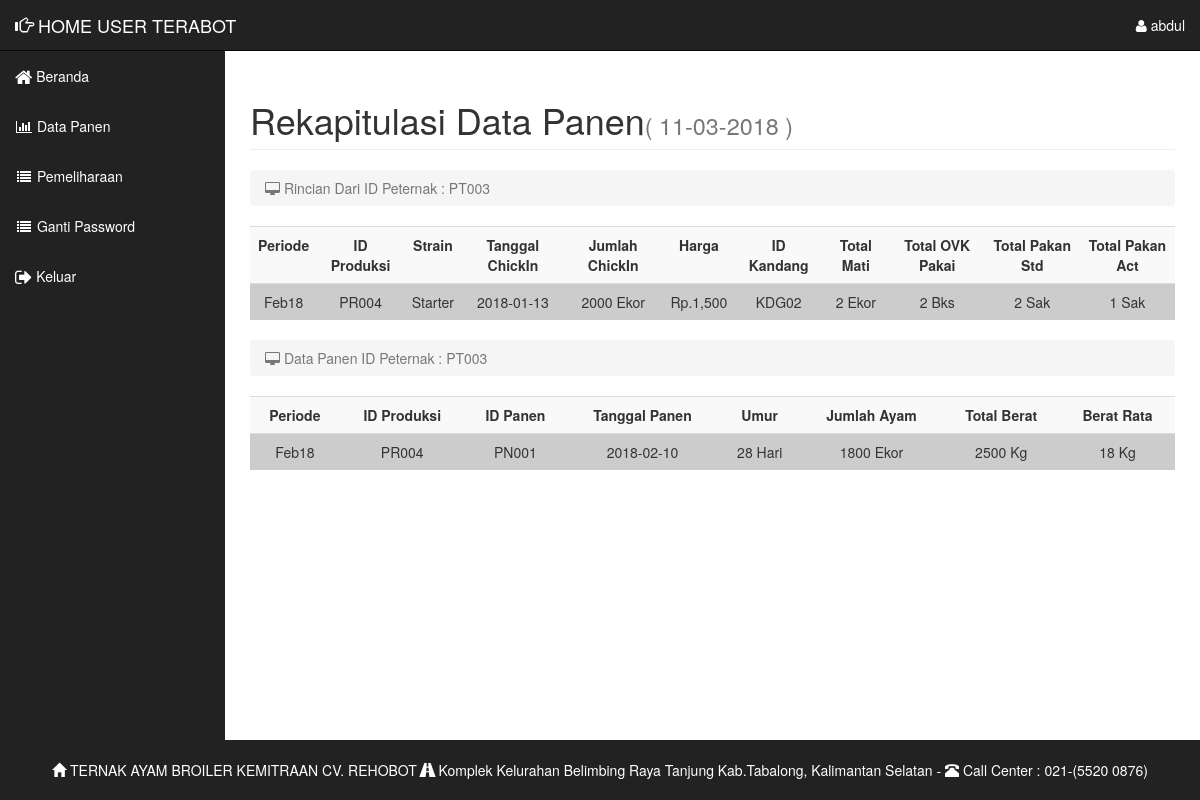
Page /user/laporan.php (signed in) on the committed database.
### tables this page shows
CREATE TABLE `tbpenyerahanbibit` (
  `IDProduksi` varchar(6) NOT NULL,
  `IDPeternak` varchar(6) NOT NULL,
  `IDSupplier` varchar(6) NOT NULL,
  `Strain` varchar(10) NOT NULL,
  `TanggalChickIn` date NOT NULL,
  `JumlahChickIn` varchar(11) NOT NULL,
  `Harga` varchar(20) NOT NULL,
  `Periode` varchar(15) NOT NULL,
  `KondisiChickIn` varchar(15) NOT NULL,
  `IDDataKandang` varchar(6) NOT NULL
);

CREATE TABLE `tbpanen` (
  `IDPanen` varchar(6) NOT NULL,
  `IDProduksi` varchar(6) NOT NULL,
  `TanggalPengiriman` date NOT NULL,
  `Umur` varchar(3) NOT NULL,
  `JumlahAyam` varchar(10) NOT NULL,
  `TotalBerat` varchar(10) NOT NULL,
  `BeratRata` varchar(10) NOT NULL,
  `NamaPembeli` varchar(25) NOT NULL
);

### user/library.php (called while the page is built)
<?php
	function IndonesiaTgl($tanggal)
	{date_default_timezone_set('Asia/jakarta');
		$tgl = substr($tanggal, 8, 2);
		$bln = substr($tanggal, 5, 2);
		$tahun = substr($tanggal, 0, 4);
		$tanggal = "$tgl-$bln-$tahun";
		return $tanggal;
	}
?>

### user/laporan.php (the view, shortened to what this page needs)
<?php
include 'header.php';
include '../conn.php';?>
<div id="page-wrapper">
<div class="container-fluid">
                <div class="row">
                <div class="col-lg-12">
	 <h1 class="page-header">Rekapitulasi Data Panen<small>( <?php echo IndonesiaTgl(date('Y-m-d'));?> )</small></h1>
				<ol class="breadcrumb">
                <li class="active">
                <i class="fa fa-desktop"></i> Rincian Dari ID Peternak : <?php echo $_SESSION['IDPengguna']?> </a></li>
                </ol>
                </div>
                </div>
				<div class="dataTable_wrapper">
<div class="table-responsive">
  <table class="table table-striped table-hover" bgcolor="#CCCCCC">
    <tr align="center">
   <th>Periode</th>
	  <th>ID Produksi</th>
	  <th>Strain</th>
	  <th>Tanggal ChickIn</th>
	  <th>Jumlah ChickIn</th>
      <th>Harga</th>
	   <th>ID Kandang</th>
	  <th>Total Mati</th>
	   <th>Total OVK Pakai</th>
	    <th>Total Pakan Std</th>
		 <th>Total Pakan Act</th>
    </tr>
    <?php
	$sql= mysqli_query ($koneksi, "SELECT `tbpenyerahanbibit` .* , `tbpemeliharaanharian`.`IDProduksi`,SUM(`tbpemeliharaanharian`.`Mati`) as `totalmati`,SUM(`tbpemeliharaanharian`.`OVKPakai`) as `totalovk`,SUM(`tbpemeliharaanharian`.`PakanStd`) as `Std`,SUM(`tbpemeliharaanharian`.`PakanAct`) as `act` FROM `tbpenyerahanbibit` LEFT JOIN `tbpemeliharaanharian` ON `tbpenyerahanbibit`.`IDProduksi` = `tbpemeliharaanharian`.`IDProduksi` WHERE `tbpenyerahanbibit`.`IDPeternak` ='" . $_SESSION['IDPengguna']. "' GROUP by `tbpenyerahanbibit`.`IDProduksi` ORDER BY `tbpenyerahanbibit`.`Periode`");
	 if (mysqli_num_rows($sql) == 0) {
        echo "<tr><td colspan=\"9\">Tidak Ada Data</td></tr>";
      } else {
        while ($data = mysqli_fetch_array($sql)) {
          echo '
        <tr align="center" bgcolor="#CCCCCC">
          <td>'.$data[7].'</td>
          <td>'.$data[10].'</td>
		  <td>'.$data[3].'</td>
		  <td>'.$data[4].'</td>
		  <td>'.$data[5].' Ekor</td>
		  <td>Rp.'.number_format ($data[6]).'</td>
		  <td>'.$data[9].'</td>
		   <td>'.$data[11].' Ekor</td>
		    <td>'.$data[12].' Bks</td>
			 <td>'.$data[13].' Sak</td>
			  <td>'.$data[14].' Sak</td>
        </tr>';
        }
      }
    ?>
  </table>
</div>
	</div>
							<div class="row">
                <div class="col-lg-12">
				<ol class="breadcrumb">
                <li class="active">
                <i class="fa fa-desktop"></i> Data Panen ID Peternak : <?php echo $_SESSION['IDPengguna']?> </a></li>
                </ol>
                </div>
                </div>
<div class="dataTable_wrapper">
<div class="table-responsive">
  <table class="table table-striped table-hover" bgcolor="#CCCCCC">
    <tr align="center">
  <th>Periode</th>
   <th>ID Produksi</th>
	  <th>ID Panen</th>
	  <th>Tanggal Panen</th>
	  <th>Umur</th>
      <th>Jumlah Ayam</th>
	  <th>Total Berat</th>
	   <th>Berat Rata</th>
    </tr>
    <?php
	$panen= mysqli_query ($koneksi, "SELECT `tbpenyerahanbibit` .*, `tbpanen`.`IDPanen`, `tbpanen`.`IDProduksi`,`tbpanen`.`TanggalPengiriman`,`tbpanen`.`Umur`,`tbpanen`.`JumlahAyam`,`tbpanen`.`TotalBerat`,`tbpanen`.`BeratRata` FROM `tbpenyerahanbibit` LEFT JOIN `tbpanen` ON `tbpenyerahanbibit`.`IDProduksi` = `tbpanen`.`IDProduksi` WHERE `tbpenyerahanbibit`.`IDPeternak` ='" . $_SESSION['IDPengguna']. "' ORDER BY `tbpenyerahanbibit`.`Periode` desc");
	 if (mysqli_num_rows($panen) == 0) {
        echo "<tr><td colspan=\"9\">Tidak Ada Data</td></tr>";
      } else {
        while ($data1 = mysqli_fetch_array($panen)) {
          echo '
        <tr align="center" bgcolor="#CCCCCC">
          <td>'.$data1[7].'</td>
          <td>'.$data1[0].'</td>
		  <td>'.$data1[10].'</td>
		  <td>'.$data1[12].'</td>
		  <td>'.$data1[13].' Hari</td>
		  <td>'.$data1[14].' Ekor</td>
		  <td>'.$data1[15].' Kg</td>
		   <td>'.$data1[16].' Kg</td>
        </tr>';
        }
      }
    ?>
  </table>
</div>
	</div>
</div>
</div>
<?php include 'footer.php';?>

### user/css/sb-admin.css (style rules this page uses)
body { margin-bottom: 50px; }
body { margin-top: 100px; background-color: white; }
@media (min-width:768px) { body { margin-top: 50px; } }
#page-wrapper { width: 100%; padding: 0; background-color: #fff; }
@media (min-width:768px) { #page-wrapper { padding: 10px; } }

### rows in the picture
tbpenyerahanbibit: Periode "Feb18", data "PR004", Strain "Starter", TanggalChickIn "2018-01-13", JumlahChickIn "2000", Harga "1,500", IDDataKandang "KDG02", data "2", data "1"
tbpanen: IDProduksi.Periode "Feb18", IDProduksi.IDProduksi "PR004", IDPanen "PN001", TanggalPengiriman "2018-02-10", Umur "28", JumlahAyam "1800", TotalBerat "2500", BeratRata "18"

### other values in the picture
$_SESSION['username'] "abdul"
$_SESSION['IDPengguna'] "PT003"
